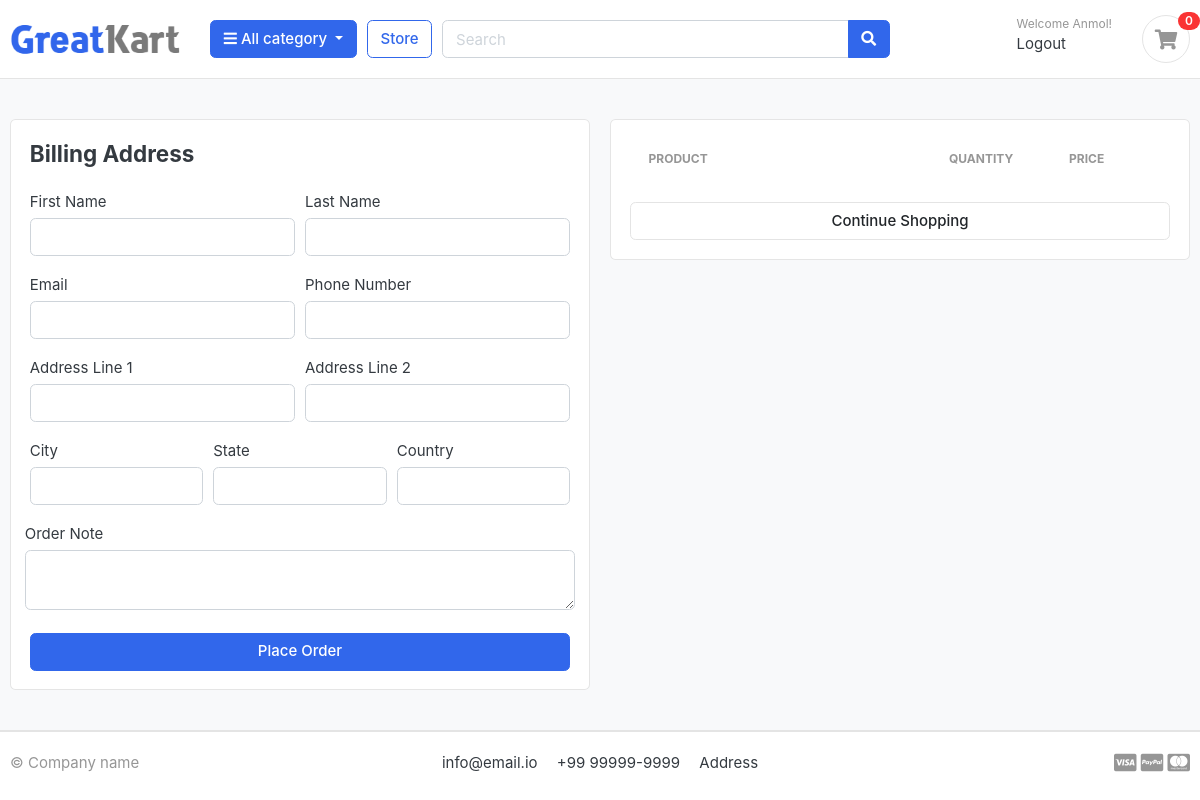
Page /cart/checkout/ (signed in) on the earlier database version.
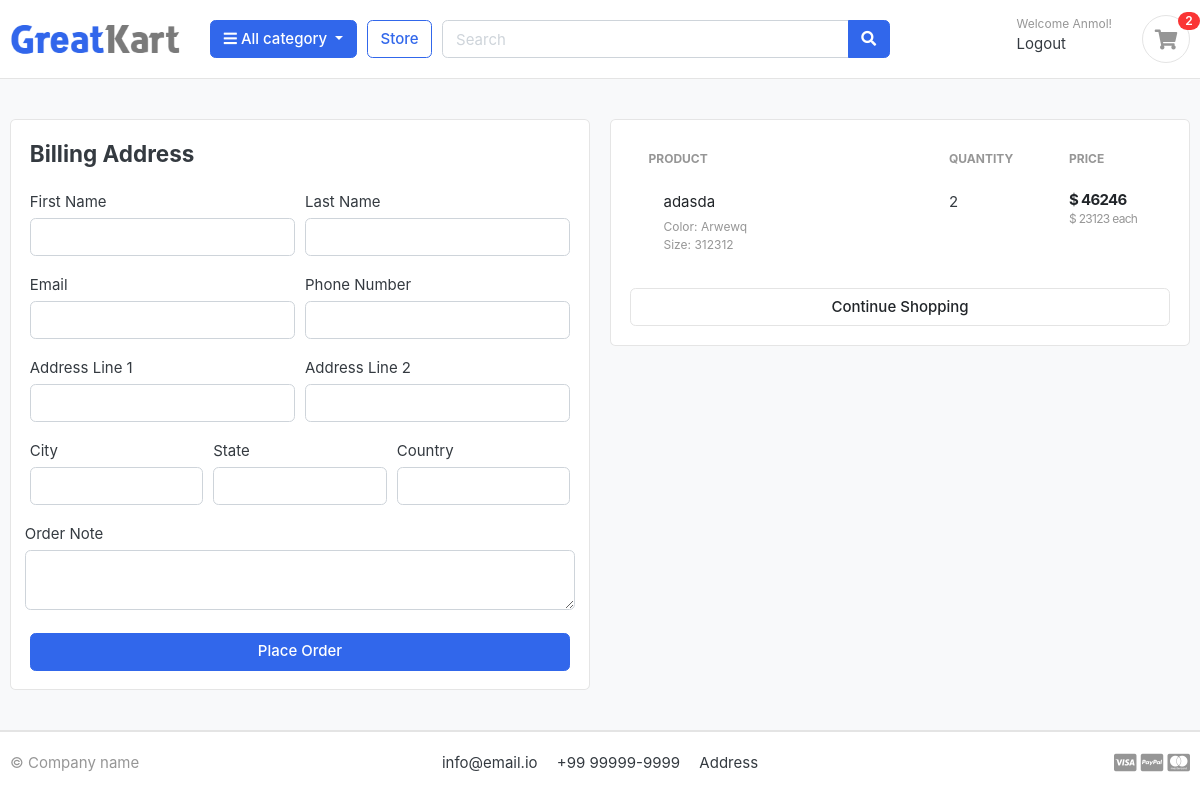
Same page on the later database version.
### carts/models.py (models this page shows, shortened)
class CartItem(models.Model):
    user        = models.ForeignKey(Account, on_delete=models.CASCADE, null=True)
    product     = models.ForeignKey(Product, on_delete=models.CASCADE)
    variations  = models.ManyToManyField(Variation, blank=True)
    cart        = models.ForeignKey(Cart, on_delete=models.CASCADE, null=True)
    quantity    = models.IntegerField()
    is_active   = models.BooleanField(default=True)
    def sub_total(self):
        return self.product.price * self.quantity

### store/models.py (models this page shows, shortened)
class Product(models.Model):
    product_name    = models.CharField(max_length=200, unique=True)
    slug            = models.SlugField(max_length=200, unique=True)
    description     = models.TextField(max_length=500, blank=True)
    price           = models.IntegerField()
    image           = models.ImageField(upload_to='products/images/', blank=True, null=True)
    stock           = models.IntegerField()
    is_available    = models.BooleanField(default=True)
    category        = models.ForeignKey(Category, on_delete=models.CASCADE)
    created_date    = models.DateTimeField(auto_now_add=True)
    modified_date   = models.DateTimeField(auto_now=True)
    def get_url(self):
        return reverse('product_detail', args=[self.category.slug, self.slug])

class Variation(models.Model):
    product             = models.ForeignKey(Product, on_delete=models.CASCADE)
    variation_category  = models.CharField(max_length=100, choices=variation_category_choice)
    variation_value     = models.CharField(max_length=100)
    is_active           = models.BooleanField(default=True)
    created_date        = models.DateTimeField(auto_now=True)
    objects = VariationManager()

### carts/views.py (the view)
# urls.py: path('checkout/', views.checkout, name='checkout'),
@login_required(login_url='login')
def checkout(request, total=0, quantity=0, cart_items=None):
    try:
        tax = 0
        grand_total = 0
        if request.user.is_authenticated:
            cart_items = CartItem.objects.filter(user=request.user, is_active=True)
        else:
            cart = Cart.objects.get(cart_id=_cart_id(request))
            cart_items = CartItem.objects.filter(cart=cart, is_active=True)
        for cart_item in cart_items:
            total += (cart_item.product.price * cart_item.quantity)
            quantity += cart_item.quantity
        tax = (2 * total) / 100
        grand_total = total + tax
    except ObjectDoesNotExist:
        pass
    context = {
        'total': total,
        'quantity': quantity,
        'cart_items': cart_items,
        'tax': tax,
        'grand_total': grand_total,
    }
    return render(request, 'store/checkout.html', context)

### carts/context_processors.py (called while the page is built)
def counter(request):
    cart_count = 0
    if 'admin' in request.path:
        return {}
    else:
        try:
            cart = Cart.objects.filter(cart_id=_cart_id(request))
            if request.user.is_authenticated:
                cart_items = CartItem.objects.all().filter(user=request.user)
            else:
                cart_items = CartItem.objects.all().filter(cart=cart[:1])
            for cart_item in cart_items:
                cart_count = cart_count + cart_item.quantity
        except Cart.DoesNotExist:
            cart_count = 0
    return dict(cart_count=cart_count)

### carts/views.py (called while the page is built)
def _cart_id(request):
    cart = request.session.session_key
    if not cart:
        cart = request.session.create()
    return cart

### category/context_processors.py (called while the page is built)
def menu_links(request):
    links = Category.objects.all()
    return dict(links=links)

### category/models.py (called while the page is built)
    def get_url(self):
        return reverse('products_by_category', args=[self.slug])

### templates/store/checkout.html (shortened to what the changed rows need)
{% extends 'base.html' %}
{% load static %}
{% block content %}
<section class="section-content padding-y bg">
  <div class="container">
    <div class="row">
      <aside class="col-lg-6">
        <div class="card">
          <div class="card-body">
            <table class="table table-borderless table-shopping-cart">
                <thead class="text-muted">
                  <tr class="small text-uppercase">
                    <th scope="col">Product</th>
                    <th scope="col" width="120">Quantity</th>
                    <th scope="col" width="120">Price</th>
                  </tr>
                </thead>
                <tbody>
                {% for cart_item in cart_items %}
                  <tr>
                    <td>
                      <figure class="itemside align-items-center">
                        <figcaption class="info">
                          <a href="{{ cart_item.product.get_url }}" class="title text-dark">{{ cart_item.product.product_name }}</a>
                          <p class="text-muted small">
                            {% if cart_item.variations.all %}
                              {% for item in cart_item.variations.all %}
                                {{ item.variation_category|capfirst }}: {{ item.variation_value|capfirst }} <br>
                              {% endfor %}
                            {% endif %}
                          </p>
                        </figcaption>
                      </figure>
                    </td>
                    <td>
                      <label for="">{{ cart_item.quantity }}</label>
                    </td>
                    <td>
                      <div class="price-wrap">
                        <var class="price">$ {{ cart_item.sub_total }}</var>
                        <small class="text-muted"> $ {{ cart_item.product.price }} each </small>
                      </div>
                    </td>
                  </tr>
                {% endfor %}
                </tbody>
              </table>
          </div>
        </div>
      </aside>
    </div>
  </div>
</section>
{% endblock %}

### templates/includes/navbar.html (shortened to what this page needs)
{% load static %}
<header class="section-header">
  <section class="header-main border-bottom">
    <div class="container">
      <div class="row align-items-center">
        <div class="col-lg-2 col-md-3 col-6">
          <a href="{% url 'store' %}" class="brand-wrap">
            <img class="logo" src="{% static '.\images\logo.png' %}" />
          </a>
        </div>
        <div class="col-lg col-sm col-md col-6 flex-grow-0">
          <div class="category-wrap dropdown d-inline-block float-right">
            <button
              type="button"
              class="btn btn-primary dropdown-toggle"
              data-toggle="dropdown"
            >
              <i class="fa fa-bars"></i> All category
            </button>
          </div>
        </div>
        <a href="{% url 'store' %}" class="btn btn-outline-primary">Store</a>
        <div class="col-lg col-md-6 col-sm-12 col">
          <form action="{% url 'search' %}" class="search" method="get">
            <div class="input-group w-100">
              <input
                type="text"
                class="form-control"
                style="width: 60%"
                placeholder="Search"
                name="keyword"
              />
              <div class="input-group-append">
                <button class="btn btn-primary" type="submit">
                  <i class="fa fa-search"></i>
                </button>
              </div>
            </div>
          </form>
        </div>
        <div class="col-lg-3 col-sm-6 col-8 order-2 order-lg-3">
          <div class="d-flex justify-content-end mb-3 mb-lg-0">
            {% if user.id is None %}
            <div class="widget-header">
              <small class="title text-muted">Welcome guest!</small>
              <div>
                <a href="{% url 'login' %}">Sign in</a>
                <span class="dark-transp"> | </span>
                <a href="{% url 'register' %}"> Register</a>
              </div>
            </div>
            {% else %}
            <div class="widget-header">
              <small class="title text-muted"
                >Welcome {{user.first_name | capfirst }}!</small
              >
              <div>
                <a href="{% url 'logout' %}">Logout</a>
              </div>
            </div>
            {% endif %}
            <a href="{% url 'cart' %}" class="widget-header pl-3 ml-3">
              <div class="icon icon-sm rounded-circle border">
                <i class="fa fa-shopping-cart"></i>
              </div>
              <span class="badge badge-pill badge-danger notify"
                >{{cart_count}}</span
              >
            </a>
          </div>
        </div>
      </div>
    </div>
  </section>
</header>

Differences in the rows shown:
added CartItem: product.product_name "adasda", quantity "2", sub_total "46246", product.price "23123"
added Variation: variation_category "Color", variation_value "Arwewq"
added Variation: variation_category "Size", variation_value "312312"
Other differences:
{{ cart_count }}: "0" → "2"
